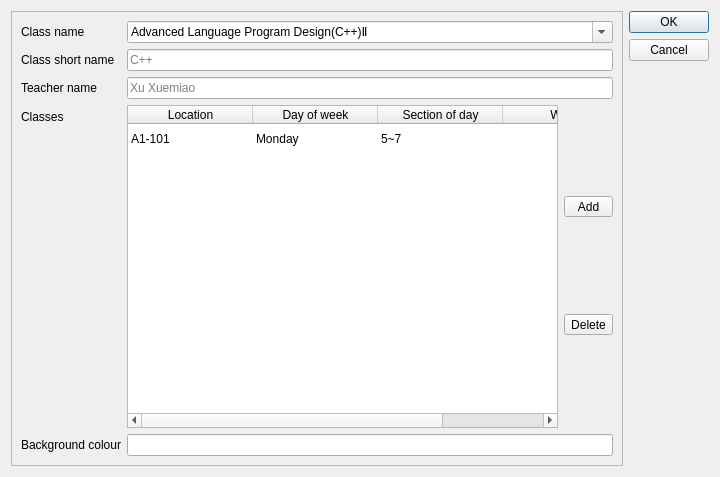
<?xml version="1.0" encoding="UTF-8"?>
<ui version="4.0">
 <class>AddClassDialog</class>
 <widget class="QDialog" name="AddClassDialog">
  <property name="geometry">
   <rect>
    <x>0</x>
    <y>0</y>
    <width>720</width>
    <height>477</height>
   </rect>
  </property>
  <property name="windowTitle">
   <string>Add new class</string>
  </property>
  <layout class="QHBoxLayout" name="horizontalLayout">
   <item>
    <widget class="QScrollArea" name="scrollArea">
     <property name="horizontalScrollBarPolicy">
      <enum>Qt::ScrollBarAlwaysOff</enum>
     </property>
     <property name="widgetResizable">
      <bool>true</bool>
     </property>
     <widget class="QWidget" name="scrollAreaWidgetContents">
      <property name="geometry">
       <rect>
        <x>0</x>
        <y>0</y>
        <width>609</width>
        <height>453</height>
       </rect>
      </property>
      <layout class="QVBoxLayout" name="verticalLayout">
       <item>
        <layout class="QFormLayout" name="formLayout">
         <property name="rowWrapPolicy">
          <enum>QFormLayout::WrapLongRows</enum>
         </property>
         <item row="0" column="0">
          <widget class="QLabel" name="classNameLabel">
           <property name="text">
            <string>Class name</string>
           </property>
          </widget>
         </item>
         <item row="0" column="1">
          <widget class="QComboBox" name="comboBox">
           <property name="editable">
            <bool>true</bool>
           </property>
           <property name="currentText">
            <string/>
           </property>
           <item>
            <property name="text">
             <string>Advanced Language Program Design(C++)Ⅱ</string>
            </property>
           </item>
           <item>
            <property name="text">
             <string>Introduction to Java Programming</string>
            </property>
           </item>
          </widget>
         </item>
         <item row="1" column="0">
          <widget class="QLabel" name="classShortNameLabel">
           <property name="text">
            <string>Class short name</string>
           </property>
          </widget>
         </item>
         <item row="1" column="1">
          <widget class="QLineEdit" name="classShortNameLineEdit">
           <property name="placeholderText">
            <string>C++</string>
           </property>
          </widget>
         </item>
         <item row="2" column="0">
          <widget class="QLabel" name="teacherNameLabel">
           <property name="text">
            <string>Teacher name</string>
           </property>
          </widget>
         </item>
         <item row="2" column="1">
          <widget class="QLineEdit" name="teacherNameLineEdit">
           <property name="placeholderText">
            <string>Xu Xuemiao</string>
           </property>
          </widget>
         </item>
         <item row="4" column="0">
          <widget class="QLabel" name="classesLabel">
           <property name="text">
            <string>Classes</string>
           </property>
          </widget>
         </item>
         <item row="4" column="1">
          <layout class="QHBoxLayout" name="horizontalLayout_2">
           <property name="bottomMargin">
            <number>0</number>
           </property>
           <item>
            <widget class="QTableWidget" name="tableWidget">
             <property name="sizePolicy">
              <sizepolicy hsizetype="Expanding" vsizetype="Expanding">
               <horstretch>0</horstretch>
               <verstretch>0</verstretch>
              </sizepolicy>
             </property>
             <property name="frameShape">
              <enum>QFrame::StyledPanel</enum>
             </property>
             <property name="frameShadow">
              <enum>QFrame::Sunken</enum>
             </property>
             <property name="autoScroll">
              <bool>true</bool>
             </property>
             <property name="alternatingRowColors">
              <bool>false</bool>
             </property>
             <property name="showGrid">
              <bool>false</bool>
             </property>
             <property name="sortingEnabled">
              <bool>true</bool>
             </property>
             <property name="cornerButtonEnabled">
              <bool>true</bool>
             </property>
             <attribute name="horizontalHeaderCascadingSectionResizes">
              <bool>false</bool>
             </attribute>
             <attribute name="horizontalHeaderDefaultSectionSize">
              <number>125</number>
             </attribute>
             <attribute name="horizontalHeaderHighlightSections">
              <bool>true</bool>
             </attribute>
             <attribute name="horizontalHeaderStretchLastSection">
              <bool>true</bool>
             </attribute>
             <attribute name="verticalHeaderVisible">
              <bool>false</bool>
             </attribute>
             <row>
              <property name="text">
               <string>1</string>
              </property>
             </row>
             <column>
              <property name="text">
               <string>Location</string>
              </property>
             </column>
             <column>
              <property name="text">
               <string>Day of week</string>
              </property>
             </column>
             <column>
              <property name="text">
               <string>Section of day</string>
              </property>
             </column>
             <column>
              <property name="text">
               <string>Week</string>
              </property>
             </column>
             <item row="0" column="0">
              <property name="text">
               <string>A1-101</string>
              </property>
             </item>
             <item row="0" column="1">
              <property name="text">
               <string>Monday</string>
              </property>
             </item>
             <item row="0" column="2">
              <property name="text">
               <string>5~7</string>
              </property>
             </item>
            </widget>
           </item>
           <item>
            <layout class="QVBoxLayout" name="verticalLayout_2">
             <property name="sizeConstraint">
              <enum>QLayout::SetDefaultConstraint</enum>
             </property>
             <property name="leftMargin">
              <number>0</number>
             </property>
             <item>
              <widget class="QToolButton" name="addClassButton">
               <property name="sizePolicy">
                <sizepolicy hsizetype="Preferred" vsizetype="Fixed">
                 <horstretch>0</horstretch>
                 <verstretch>0</verstretch>
                </sizepolicy>
               </property>
               <property name="text">
                <string>Add</string>
               </property>
              </widget>
             </item>
             <item>
              <widget class="QToolButton" name="delClassButton">
               <property name="sizePolicy">
                <sizepolicy hsizetype="Preferred" vsizetype="Fixed">
                 <horstretch>0</horstretch>
                 <verstretch>0</verstretch>
                </sizepolicy>
               </property>
               <property name="text">
                <string>Delete</string>
               </property>
              </widget>
             </item>
            </layout>
           </item>
          </layout>
         </item>
         <item row="5" column="0">
          <widget class="QLabel" name="backgroundColourLabel">
           <property name="text">
            <string>Background colour</string>
           </property>
          </widget>
         </item>
         <item row="5" column="1">
          <widget class="QLineEdit" name="backgroundColourLineEdit"/>
         </item>
        </layout>
       </item>
      </layout>
     </widget>
    </widget>
   </item>
   <item>
    <widget class="QDialogButtonBox" name="buttonBox">
     <property name="orientation">
      <enum>Qt::Vertical</enum>
     </property>
     <property name="standardButtons">
      <set>QDialogButtonBox::Cancel|QDialogButtonBox::Ok</set>
     </property>
    </widget>
   </item>
  </layout>
 </widget>
 <resources/>
 <connections>
  <connection>
   <sender>buttonBox</sender>
   <signal>accepted()</signal>
   <receiver>AddClassDialog</receiver>
   <slot>accept()</slot>
   <hints>
    <hint type="sourcelabel">
     <x>248</x>
     <y>254</y>
    </hint>
    <hint type="destinationlabel">
     <x>157</x>
     <y>274</y>
    </hint>
   </hints>
  </connection>
  <connection>
   <sender>buttonBox</sender>
   <signal>rejected()</signal>
   <receiver>AddClassDialog</receiver>
   <slot>reject()</slot>
   <hints>
    <hint type="sourcelabel">
     <x>316</x>
     <y>260</y>
    </hint>
    <hint type="destinationlabel">
     <x>286</x>
     <y>274</y>
    </hint>
   </hints>
  </connection>
 </connections>
</ui>
